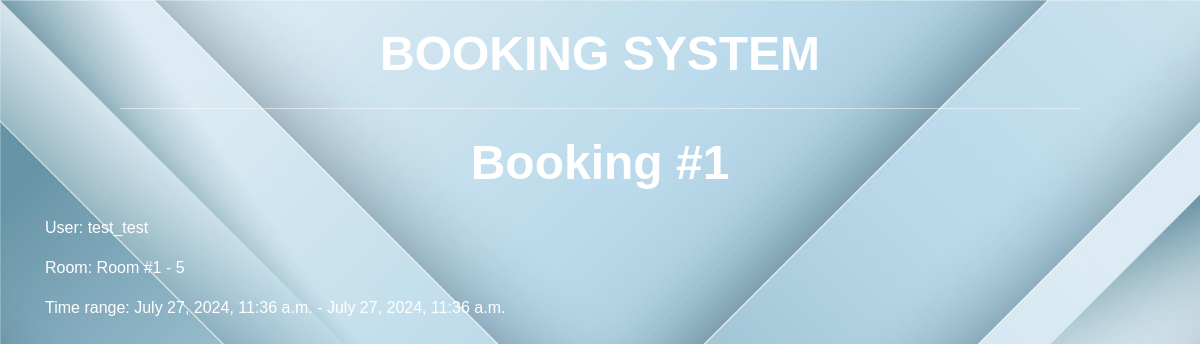
/booking-details/1/, run on an earlier commit of the app's database.
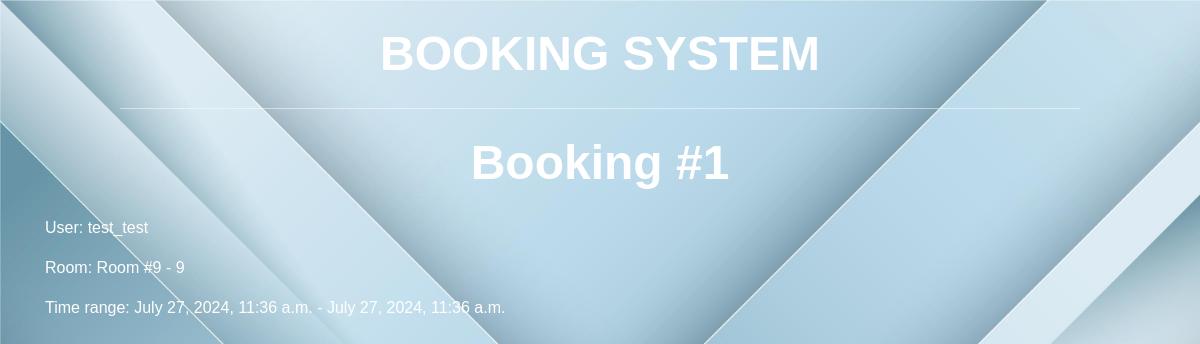
And on a later commit of the database.
### booking/models.py (models this page shows, shortened)
class Booking(models.Model):
    user = models.ForeignKey(settings.AUTH_USER_MODEL, on_delete=models.CASCADE, related_name = "bookings")
    room = models.ForeignKey(Room,on_delete=models.CASCADE, related_name = "bookings")
    start_time = models.DateTimeField()
    end_time = models.DateTimeField()
    creation_time = models.DateTimeField(auto_now_add=True)
    class Meta:
        verbose_name = "Booking"
        verbose_name_plural = "Bookings"
        ordering = ["start_time"]

class Room(models.Model):
    number = models.IntegerField()
    capacity = models.IntegerField()
    location = models.TextField()
    def __str__(self):
        return f"Room #{self.number} - {self.capacity}"
    class Meta:
        verbose_name = "Room"
        verbose_name_plural = "Rooms"
        ordering = ["number"]

### auth_system/models.py (models this page shows, shortened)
class CustomUser(AbstractUser):
    phone_number = models.CharField(max_length=20, blank = True, null = True)

### booking/views.py (the view)
# urls.py: path("booking-details/<int:pk>/", views.booking_details, name = "booking-details"),
def booking_details(request, pk):
    try:
        booking = Booking.objects.get(id=pk)
        context = {
            "booking": booking
        }
        return render(request, template_name="booking/booking_details.html", context=context)
    except Booking.DoesNotExist:
        return HttpResponse(
            "This booking doesn't exist",
            status = 404
        )

### templates/booking/booking_details.html
{% extends "base.html" %}
{% block content %}
    <div class="container">
        <h1>Booking #{{ booking.id }}</h1>
        <p>User: {{ booking.user.username }}</p>
        <p>Room: {{ booking.room }}</p>
        <p>Time range: {{ booking.start_time }} - {{ booking.end_time }}</p>
    </div>
{% endblock %}

### templates/base.html (shortened to what this page needs)
<!DOCTYPE html>
<html lang="en">
<head>
    <link rel="stylesheet" href="https://stackpath.bootstrapcdn.com/bootstrap/4.5.2/css/bootstrap.min.css">
    {% load static %}
    <link rel="stylesheet" href="{% static 'css/style.css'%}">
</head>
<body>
  {% include "header.html" %}
  {% block content %}
  {% endblock %}
</body>
</html>

### templates/header.html
<h1>
    BOOKING SYSTEM
</h1>
<hr>

### static/css/style.css (style rules this page uses)
body { font-family: 'Arial', sans-serif; background: url('/static/img/5577216.jpg'); background-size: cover; color: #333; margin: 0; padding: 0; }
h1, h2, p { color: #fff; }
h1 { font-size: 3em; font-weight: bold; text-align: center; margin: 25px 0; }
hr { border: 0; height: 1px; background: rgba(255, 255, 255, 0.5); margin: 20px auto; width: 80%; }

What changed in the data, as far as the page shows it:
changed through a linked row, Booking "test_test": room "Room #1 - 5" → "Room #9 - 9"
